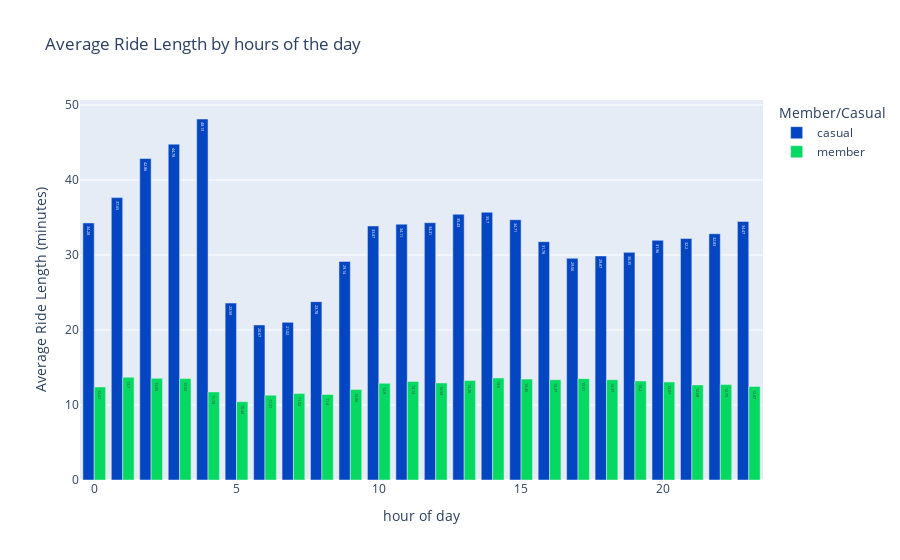

Notebook source saved alongside this figure:
### Code cell
fig_7 = round(df.groupby(['hour', 'member_casual'], as_index=False).mean(),2)

px.bar(fig_7, x = 'hour', y = 'ride_length',
        color = 'member_casual',
        barmode='group',
        text = 'ride_length',
        title = 'Average Ride Length by hours of the day',
        labels = {'ride_length': 'Average Ride Length (minutes)', 'member_casual': 'Member/Casual', 'hour': 'hour of day'},
        hover_name = 'member_casual', hover_data = {'member_casual': False, 'ride_length': True}, 
        color_discrete_map = {'casual': '#0446c2', 'member': '#05d961'})

### Figure 1 — Plotly figure (JSON) as saved in the notebook; plotly's stock layout.template omitted (floating-point values rounded to 4 significant figures)
{"data": [{"alignmentgroup": "True", "customdata": [["casual"], ["casual"], ["casual"], ["casual"], ["casual"], ["casual"], ["casual"], ["casual"], ["casual"], ["casual"], ["casual"], ["casual"], ["casual"], ["casual"], ["casual"], ["casual"], ["casual"], ["casual"], ["casual"], ["casual"], ["casual"], ["casual"], ["casual"], ["casual"]], "hovertemplate": "<b>%{hovertext}</b><br><br>hour of day=%{x}<br>Average Ride Length (minutes)=%{text}<extra></extra>", "hovertext": ["casual", "casual", "casual", "casual", "casual", "casual", "casual", "casual", "casual", "casual", "casual", "casual", "casual", "casual", "casual", "casual", "casual", "casual", "casual", "casual", "casual", "casual", "casual", "casual"], "legendgroup": "casual", "marker": {"color": "#0446c2", "pattern": {"shape": ""}}, "name": "casual", "offsetgroup": "casual", "orientation": "v", "showlegend": true, "text": [34.28, 37.65, 42.86, 44.78, 48.13, 23.59, 20.67, 21.02, 23.78, 29.14, 33.87, 34.11, 34.31, 35.43, 35.7, 34.71, 31.78, 29.56, 29.87, 30.35, 31.96, 32.2, 32.83, 34.47], "textposition": "auto", "type": "bar", "x": [0, 1, 2, 3, 4, 5, 6, 7, 8, 9, 10, 11, 12, 13, 14, 15, 16, 17, 18, 19, 20, 21, 22, 23], "xaxis": "x", "y": [34.28, 37.65, 42.86, 44.78, 48.13, 23.59, 20.67, 21.02, 23.78, 29.14, 33.87, 34.11, 34.31, 35.43, 35.7, 34.71, 31.78, 29.56, 29.87, 30.35, 31.96, 32.2, 32.83, 34.47], "yaxis": "y"}, {"alignmentgroup": "True", "customdata": [["member"], ["member"], ["member"], ["member"], ["member"], ["member"], ["member"], ["member"], ["member"], ["member"], ["member"], ["member"], ["member"], ["member"], ["member"], ["member"], ["member"], ["member"], ["member"], ["member"], ["member"], ["member"], ["member"], ["member"]], "hovertemplate": "<b>%{hovertext}</b><br><br>hour of day=%{x}<br>Average Ride Length (minutes)=%{text}<extra></extra>", "hovertext": ["member", "member", "member", "member", "member", "member", "member", "member", "member", "member", "member", "member", "member", "member", "member", "member", "member", "member", "member", "member", "member", "member", "member", "member"], "legendgroup": "member", "marker": {"color": "#05d961", "pattern": {"shape": ""}}, "name": "member", "offsetgroup": "member", "orientation": "v", "showlegend": true, "text": [12.41, 13.7, 13.55, 13.52, 11.74, 10.44, 11.31, 11.52, 11.4, 12.06, 12.9, 13.14, 12.94, 13.26, 13.6, 13.45, 13.37, 13.51, 13.37, 13.2, 13.07, 12.68, 12.72, 12.47], "textposition": "auto", "type": "bar", "x": [0, 1, 2, 3, 4, 5, 6, 7, 8, 9, 10, 11, 12, 13, 14, 15, 16, 17, 18, 19, 20, 21, 22, 23], "xaxis": "x", "y": [12.41, 13.7, 13.55, 13.52, 11.74, 10.44, 11.31, 11.52, 11.4, 12.06, 12.9, 13.14, 12.94, 13.26, 13.6, 13.45, 13.37, 13.51, 13.37, 13.2, 13.07, 12.68, 12.72, 12.47], "yaxis": "y"}], "layout": {"barmode": "group", "legend": {"title": {"text": "Member/Casual"}, "tracegroupgap": 0}, "title": {"text": "Average Ride Length by hours of the day"}, "xaxis": {"anchor": "y", "domain": [0.0, 1.0], "title": {"text": "hour of day"}}, "yaxis": {"anchor": "x", "domain": [0.0, 1.0], "title": {"text": "Average Ride Length (minutes)"}}}}
